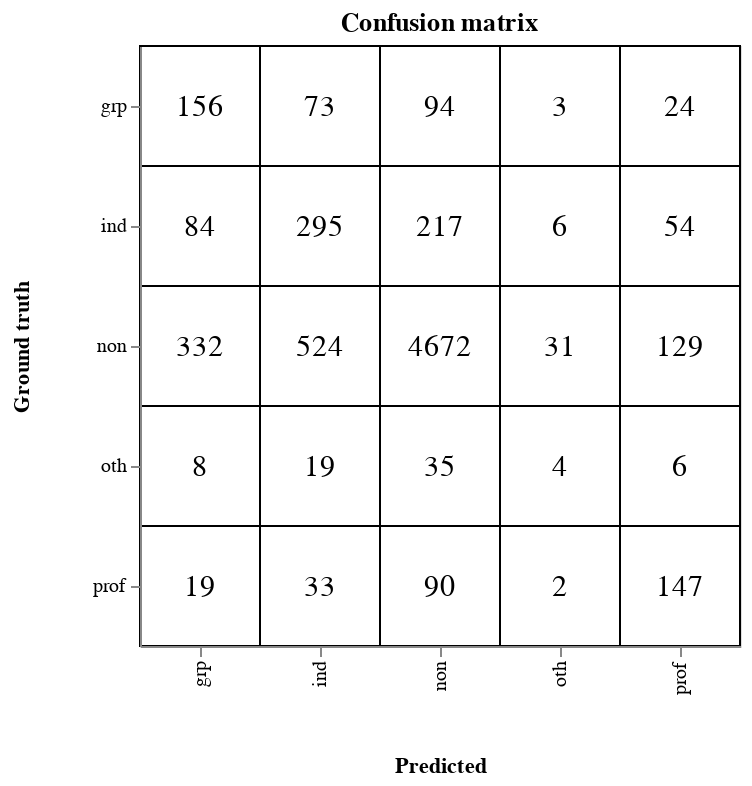

Write notebook code for a chart like this one.
### Markdown cell above
For metric purposes, let's look at the confusion matrix and f1-score. Accuracy in this case is absolutely not the best metric due to highly unbalanced classes. If model just guessed "non", or non-offensive it would be quite accurate despite being useless as "non" class is a big majority class.

### Code cell
from sklearn.metrics import confusion_matrix, f1_score, accuracy_score

label_list = sorted(list(y_val.unique()))
cm = confusion_matrix(y_val, y_pred, labels=label_list)
x, y = np.meshgrid(range(cm.shape[0]), range(cm.shape[0]))

# Convert this grid to columnar data expected by Altair
source = pd.DataFrame({'x': x.ravel(),
                     'y': y.ravel(),
                     'z': cm.ravel()})

for i,label in enumerate(label_list):
    source.loc[:, "x"] = source.loc[:,"x"].replace(i, label)
    source.loc[:, "y"] = source.loc[:,"y"].replace(i, label)



base = alt.Chart(source, title="Confusion matrix").encode(
    x=alt.X("x:O", axis=alt.Axis(title="Predicted", titlePadding=30)),
    y=alt.Y("y:O", axis=alt.Axis(title="Ground truth", titlePadding=30)),
    color=alt.value('white')

)

hm = base.mark_rect(stroke='black')
    
text = base.mark_text(baseline='middle', size=15).encode(
    
    text='z:Q',
    color=alt.value('black')
    
)

(hm+text).properties(width=300, height=300)

### Figure 1 — Vega-Lite specification as saved in the notebook (floating-point values rounded to 4 significant figures)
{"config": {"view": {"continuousWidth": 400, "continuousHeight": 300}}, "layer": [{"mark": {"type": "rect", "stroke": "black"}, "encoding": {"color": {"value": "white"}, "x": {"type": "ordinal", "axis": {"title": "Predicted", "titlePadding": 30}, "field": "x"}, "y": {"type": "ordinal", "axis": {"title": "Ground truth", "titlePadding": 30}, "field": "y"}}, "title": "Confusion matrix"}, {"mark": {"type": "text", "baseline": "middle", "size": 15}, "encoding": {"color": {"value": "black"}, "text": {"type": "quantitative", "field": "z"}, "x": {"type": "ordinal", "axis": {"title": "Predicted", "titlePadding": 30}, "field": "x"}, "y": {"type": "ordinal", "axis": {"title": "Ground truth", "titlePadding": 30}, "field": "y"}}, "title": "Confusion matrix"}], "data": {"name": "data-ad46ef5a9bca40a785e8056adc4c897b"}, "height": 300, "width": 300, "$schema": "https://vega.github.io/schema/vega-lite/v4.8.1.json", "datasets": {"data-ad46ef5a9bca40a785e8056adc4c897b": [{"x": "grp", "y": "grp", "z": 156}, {"x": "ind", "y": "grp", "z": 73}, {"x": "non", "y": "grp", "z": 94}, {"x": "oth", "y": "grp", "z": 3}, {"x": "prof", "y": "grp", "z": 24}, {"x": "grp", "y": "ind", "z": 84}, {"x": "ind", "y": "ind", "z": 295}, {"x": "non", "y": "ind", "z": 217}, {"x": "oth", "y": "ind", "z": 6}, {"x": "prof", "y": "ind", "z": 54}, {"x": "grp", "y": "non", "z": 332}, {"x": "ind", "y": "non", "z": 524}, {"x": "non", "y": "non", "z": 4672}, {"x": "oth", "y": "non", "z": 31}, {"x": "prof", "y": "non", "z": 129}, {"x": "grp", "y": "oth", "z": 8}, {"x": "ind", "y": "oth", "z": 19}, {"x": "non", "y": "oth", "z": 35}, {"x": "oth", "y": "oth", "z": 4}, {"x": "prof", "y": "oth", "z": 6}, {"x": "grp", "y": "prof", "z": 19}, {"x": "ind", "y": "prof", "z": 33}, {"x": "non", "y": "prof", "z": 90}, {"x": "oth", "y": "prof", "z": 2}, {"x": "prof", "y": "prof", "z": 147}]}}
